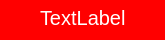
<?xml version="1.0" encoding="UTF-8"?>
<ui version="4.0">
 <class>Lable</class>
 <widget class="QWidget" name="Lable">
  <property name="geometry">
   <rect>
    <x>0</x>
    <y>0</y>
    <width>165</width>
    <height>40</height>
   </rect>
  </property>
  <property name="windowTitle">
   <string>Form</string>
  </property>
  <property name="styleSheet">
   <string notr="true">background: red;
color: white;</string>
  </property>
  <widget class="QLabel" name="label">
   <property name="geometry">
    <rect>
     <x>40</x>
     <y>10</y>
     <width>101</width>
     <height>16</height>
    </rect>
   </property>
   <property name="styleSheet">
    <string notr="true">font-size: 20px;</string>
   </property>
   <property name="text">
    <string>TextLabel</string>
   </property>
  </widget>
 </widget>
 <resources/>
 <connections/>
</ui>
